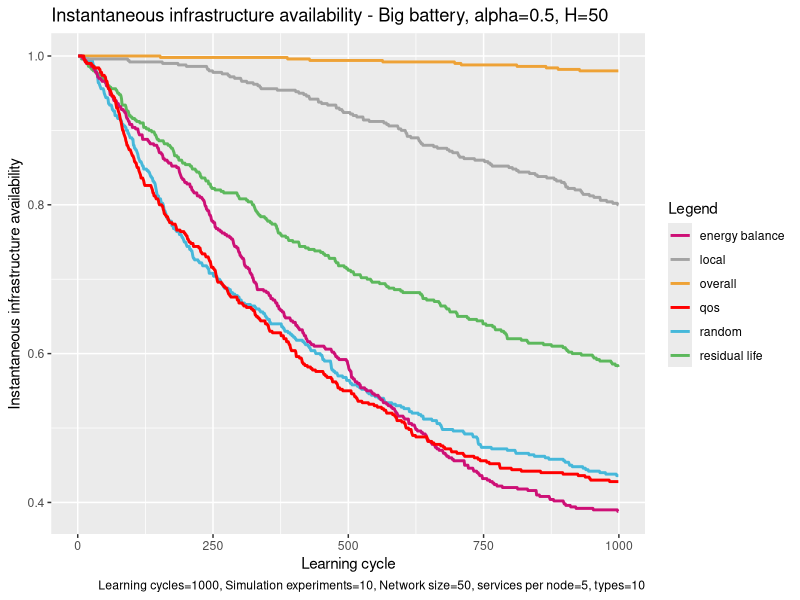

This chart was generated by the following R code:
# execute all lines: ctrl + shift + enter

library(ggplot2)

# set working directory here
setwd(dirname(rstudioapi::getSourceEditorContext()$path))

overall <- read.table("exp_assembly_overall_energy_template.txt", 
                      header = F,
                      sep = " ",
                      col.names= c("overallx", "overally")
)

random <- read.table("exp_assembly_random.txt", 
                     header = F,
                     sep = " ",
                     col.names= c("randomx", "randomy")
)

res <- read.table("exp_assembly_residual_life_template.txt", 
                  header = F,
                  sep = " ",
                  col.names= c("resx","resy")
)

local <- read.table("exp_assembly_local_energy_template.txt", 
                    header = F,
                    sep = " ",
                    col.names= c("locx","locy")
)

learning <- read.table("exp_assembly_energyAware.txt", 
                          header = F,
                          sep = " ",
                          col.names= c("enx","eny")
)

qos <- read.table("exp_assembly_QoS.txt", 
                       header = F,
                       sep = " ",
                       col.names= c("qosx","qosy")
)


overall_x <- overall$overallx
overall_y <- overall$overally

random_y <- random$randomy
res_y <- res$resy
local_y <- local$locy
energyAware_y <- learning$eny
qos_y <- qos$qosy

head(overall)

colors <- c("overall" = "#EEA236", "residual life" = "#5CB85C", "random" = "#46B8DA", "local"="gray64", "energy balance"="deeppink3", "qos"="#FF0000")

ggplot(data=local, aes(x=overall_x, col = group)) + 
  
  geom_line(aes(y = overall_y, color = "overall"), size = 1) +
  geom_line(aes(y = res_y, color = "residual life"), size = 1) +
  geom_line(aes(y = random_y, color = "random"), size = 1) +
  geom_line(aes(y = local_y, color = "local"), size = 1) +
  geom_line(aes(y = energyAware_y, color = "energy balance"), size = 1) +
  geom_line(aes(y = qos_y, color = "qos"), size = 1) +
  
  labs(x = "Learning cycle",
       y = "Instantaneous infrastructure availability",
       color = "Legend",
       title = "Instantaneous infrastructure availability - Big battery, alpha=0.5, H=50", 
       caption = "Learning cycles=1000, Simulation experiments=10, Network size=50, services per node=5, types=10") +
  
  scale_color_manual(values = colors)
